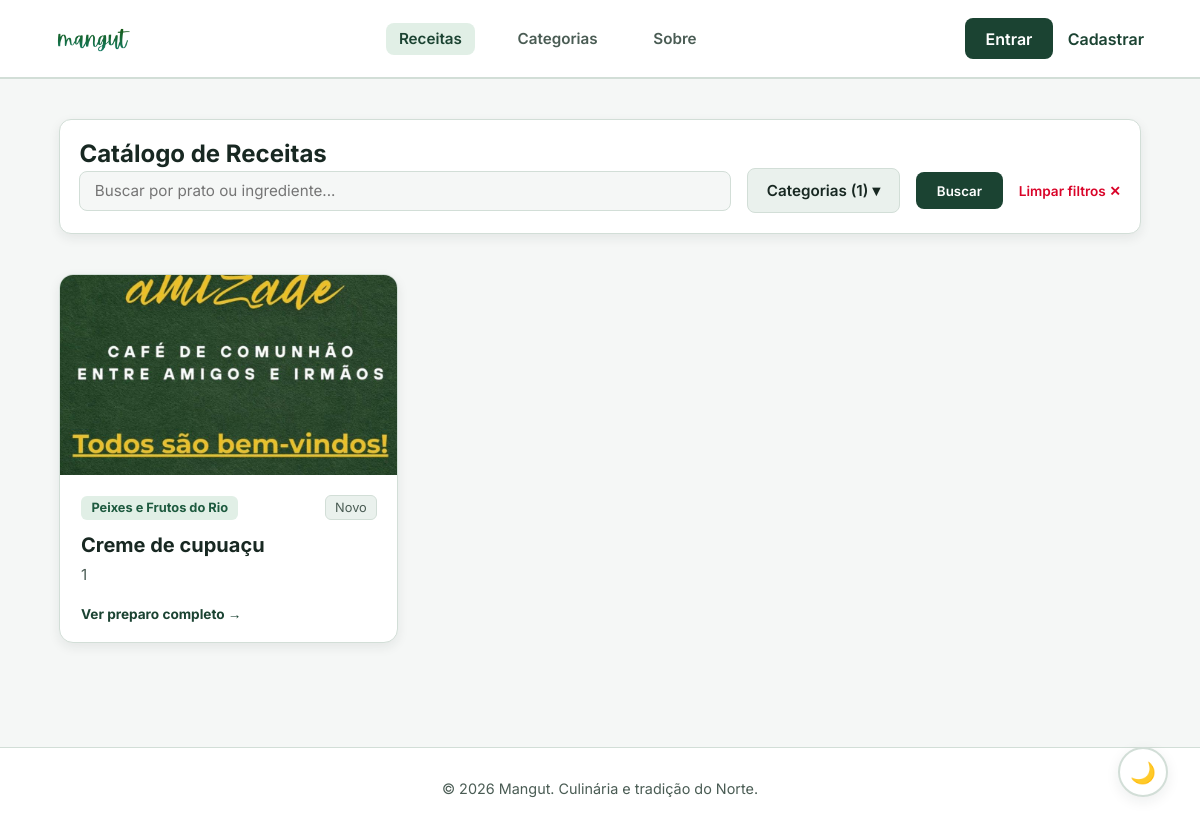
Page /receitas?categoria=1 on the earlier database version.
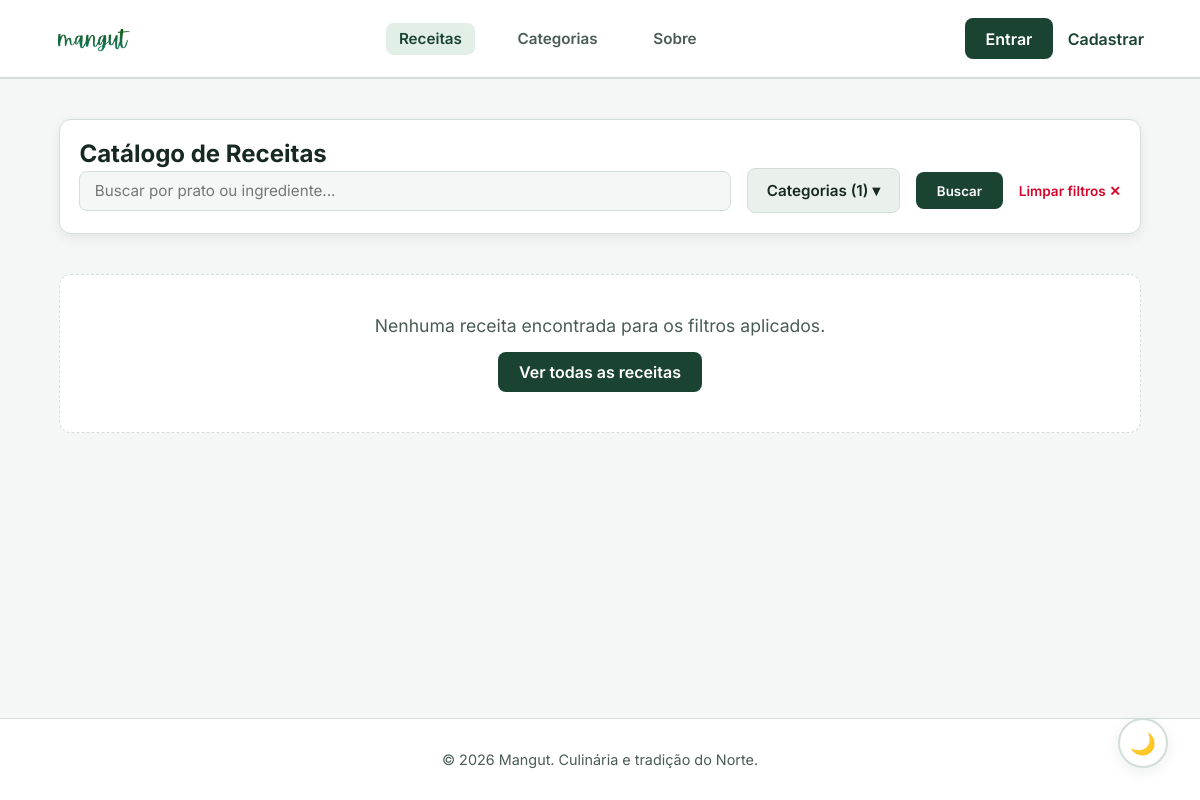
Same page on the later database version.
### app/models.py (models this page shows)
class Receita(db.Model):
    __tablename__ = 'receitas'
    idreceitas = db.Column(db.Integer, primary_key=True)
    nome = db.Column(db.String(100), nullable=False)
    descricao = db.Column(db.Text, nullable=False)
    lista_ingredientes = db.Column(db.Text, nullable=False)
    modo_preparo = db.Column(db.Text, nullable=False)
    imagem_url = db.Column(db.String(255), nullable=True)
    visualizacoes = db.Column(db.Integer, default=0)
    status = db.Column(db.String(20), default='ativo')
    data_criacao = db.Column(db.DateTime, default=datetime.utcnow)
    categoria_idcategoria = db.Column(db.Integer, db.ForeignKey('categoria.idcategoria'), nullable=False)
    gastronomos_idgastronomos = db.Column(db.Integer, db.ForeignKey('gastronomos.idgastronomos'), nullable=False)
    categoria_rel = db.relationship('Categoria', back_populates='receitas')
    autor = db.relationship('Gastronomo', back_populates='receitas')
    avaliacoes = db.relationship('AvaliacaoReceita', back_populates='receita', lazy=True, cascade='all, delete-orphan')

class Categoria(db.Model):
    __tablename__ = 'categoria'
    idcategoria = db.Column(db.Integer, primary_key=True)
    nome = db.Column(db.String(50), nullable=False)
    receitas = db.relationship('Receita', back_populates='categoria_rel', lazy=True)

### app/routes.py (the view)
@main.route('/receitas')
def catalogo_receitas():
    query = request.args.get('q', '').strip()
    categorias_selecionadas = request.args.getlist('categoria', type=int)
    consulta = Receita.query
    if categorias_selecionadas:
        consulta = consulta.filter(Receita.categoria_idcategoria.in_(categorias_selecionadas))
    if query:
        consulta = consulta.filter(
            (Receita.nome.ilike(f'%{query}%')) |
            (Receita.lista_ingredientes.ilike(f'%{query}%'))
        )
    receitas_formatadas = formatar_receitas(consulta)
    todas_categorias = Categoria.query.all()
    return render_template(
        'receitas.html',
        receitas=receitas_formatadas,
        categorias=todas_categorias,
        categorias_selecionadas=categorias_selecionadas,
        busca=query
    )

### app/routes.py (called while the page is built)
def formatar_receitas(query_obj):
    receitas_db = query_obj.all()
    formatadas = []
    for r in receitas_db:
        avaliacoes = AvaliacaoReceita.query.filter_by(receitas_idreceitas=r.idreceitas).all()
        qtd = len(avaliacoes)
        media = round(sum(a.avaliacoes for a in avaliacoes) / qtd, 1) if qtd > 0 else 0.0
        formatadas.append({
            "id": r.idreceitas,
            "nome": r.nome,
            "categoria": r.categoria_rel.nome,
            "categoria_id": r.categoria_idcategoria,
            "descricao": r.descricao,
            "imagem_url": r.imagem_url,  # 🟢 Fica None caso não exista foto
            "media_estrelas": media,
            "qtd_avaliacoes": qtd
        })
    return formatadas

### app/templates/receitas.html (shortened to what the changed rows need)
<!DOCTYPE html>
<html lang="pt-br">
<head>
    <link rel="stylesheet" href="{{ url_for('static', filename='css/style.css') }}">
</head>
<body>
    <main class="container">
        <section class="filter-bar-container">
            <h2>Catálogo de Receitas</h2>
        </section>
        {% if receitas %}
        <div class="recipe-grid">
            {% for receita in receitas %}
            <a href="{{ url_for('main.detalhe_receita', id=receita.id) }}" class="recipe-card-link">
                {% if receita.imagem_url %}
                    <img src="{{ receita.imagem_url }}" alt="{{ receita.nome }}" class="card-img">
                {% endif %}
                <div class="card-content">
                    <div>
                        <div style="display: flex; justify-content: space-between; align-items: center; margin-bottom: 0.5rem;">
                            <span class="card-tag">{{ receita.categoria }}</span>
                            <div class="rating-badge">
                                {% if receita.qtd_avaliacoes > 0 %}
                                    <span style="color: #ffb703; font-weight: 700;">★ {{ receita.media_estrelas }}</span>
                                    <span style="color: var(--text-secondary); font-size: 0.8rem;">({{ receita.qtd_avaliacoes }})</span>
                                {% else %}
                                    <span style="color: var(--text-secondary); font-size: 0.8rem;">Novo</span>
                                {% endif %}
                            </div>
                        </div>
                        <h3>{{ receita.nome }}</h3>
                        <p>{{ receita.descricao }}</p>
                    </div>
                    <span class="card-footer-action">Ver preparo completo →</span>
                </div>
            </a>
            {% endfor %}
        </div>
        {% else %}
            <div style="background: var(--bg-card); padding: 2.5rem; text-align: center; border-radius: 12px; border: 1px dashed var(--border-color);">
                <p style="color: var(--text-secondary); font-size: 1.1rem;">Nenhuma receita encontrada para os filtros aplicados.</p>
                <a href="/receitas" class="btn-primary" style="margin-top: 1rem;">Ver todas as receitas</a>
            </div>
        {% endif %}
    </main>
</body>
</html>

Differences in the rows shown:
removed Receita: imagem_url (picture), nome "Creme de cupuaçu"
no longer on this page (row unchanged): Categoria: categoria "Peixes e Frutos do Rio"
Other differences:
text now shown: "Nenhuma receita encontrada para os filtros aplicados. Ver todas as receitas"
list line gone: "Novo 1 Ver preparo completo →"
